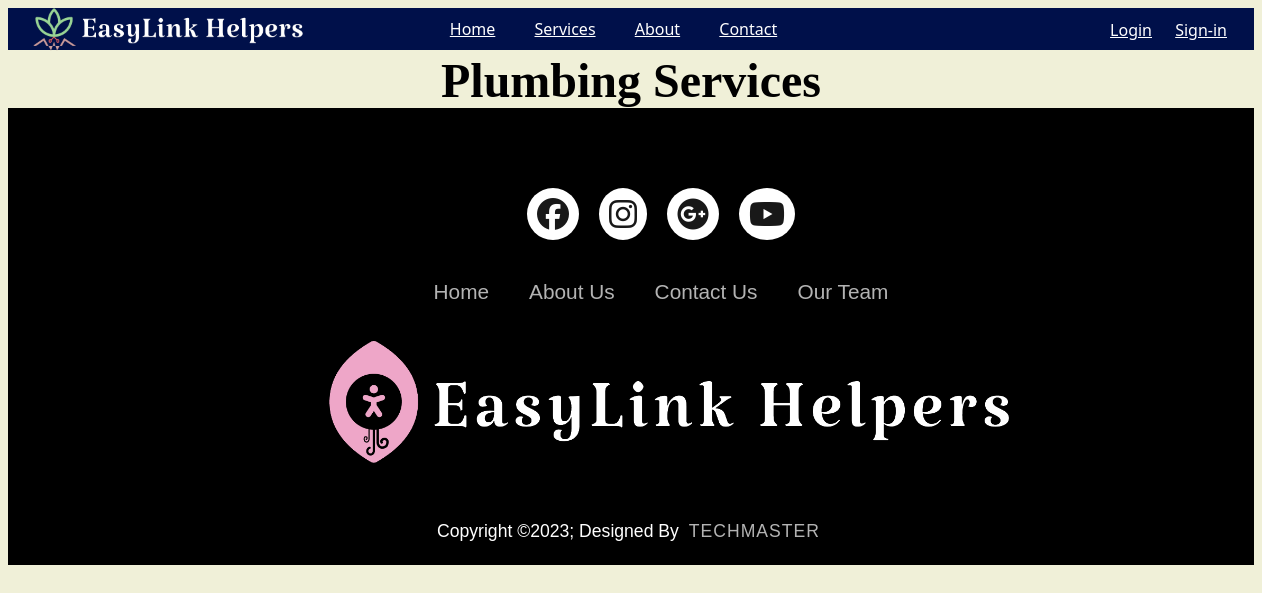
The app's page /services/Plumbing Services/, older data.
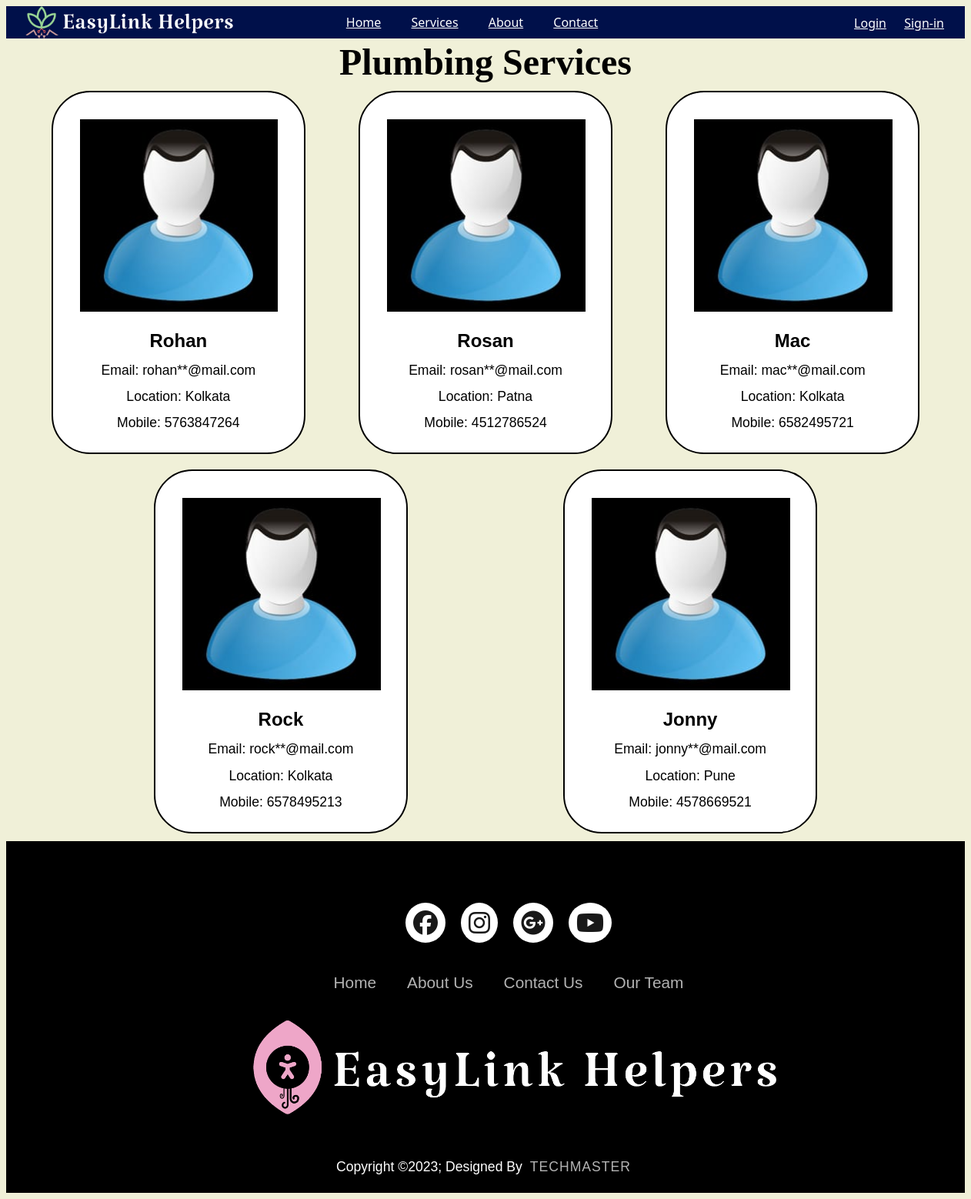
The same page, newer data.
### web/models.py (models this page shows, shortened)
class LabourUser(models.Model):
    username = models.CharField(max_length=50 , null = False,unique=True)
    email = models.EmailField(null=False)
    userId = models.UUIDField(default=uuid.uuid4,editable=False,unique=True)
    password = models.CharField(max_length=10 , null = False)
    profession = models.CharField(max_length=10 , null = False)
    location = models.CharField(max_length=10 , null = False)
    image = models.ImageField(upload_to="img/%y",default="../media/defualtuser.jpg")
    mobile = models.PositiveIntegerField(null=False)
    user = models.ForeignKey(User,on_delete=models.CASCADE,null=True)
    score = models.IntegerField(default=0 ,null=True)
    skills = models.CharField(max_length=50 , null=False,default="No skills")
    USERNAME_FIELD = 'userId'
    REQUIRED_FIELDS = ['email']

### web/views.py (the view)
# urls.py: path('services/<str:serviceType>/',views.LabourList,name = "LabourList" ),
def LabourList(request,serviceType):
    print(serviceType)
    labours = LabourUser.objects.filter(profession = serviceType)
    return render(request,'laborList.html',{'labours':labours , 'serviceType' : serviceType})

### templates/laborList.html (shortened to what this page needs)
{%extends 'base.html'%}
{%block body%}
    <h1>{{serviceType}}</h1>
    <div class="container">
                {%for labour in labours%}
                <div class="labour-box">
                <img src="{{labour.image.url}}" alt="labour-image">
                <h2 class="labour-list-names">{{labour.username}}</h2>
                <p class="labour-list-email">Email: {{labour.email}}</p>
                <p class="labour-list-location">Location: {{labour.location}}</p>
                <p class="labour-list-mobile">Mobile: {{labour.mobile}}</p>
                </div>
                {%endfor%}
    </div>
{%endblock body%}

Row changes from the older to the newer data that the page shows:
added LabourUser: image (picture), username "Rohan", email "rohan**@mail.com", location "Kolkata", mobile "5763847264"
added LabourUser: image (picture), username "Rosan", email "rosan**@mail.com", location "Patna", mobile "4512786524"
added LabourUser: image (picture), username "Mac", email "mac**@mail.com", location "Kolkata", mobile "6582495721"
added LabourUser: image (picture), username "Rock", email "rock**@mail.com", location "Kolkata", mobile "6578495213"
added LabourUser: image (picture), username "Jonny", email "jonny**@mail.com", location "Pune", mobile "4578669521"
